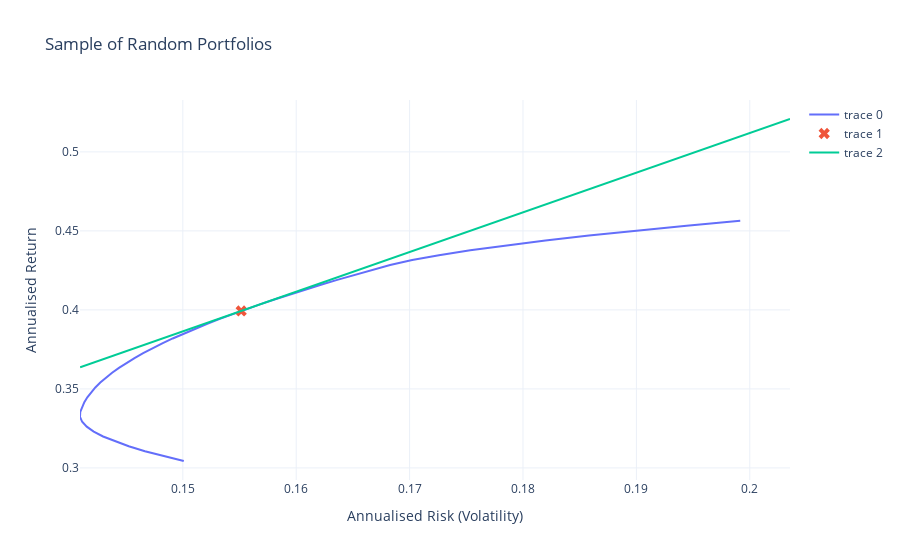

The notebook cell saved with this chart:
### Code cell
fig = go.Figure()

fig.add_trace(go.Scatter(
    x=target_stds, y=target_rs, mode="lines"
)

)
fig.add_trace(go.Scatter(x=[ptf_stats(optimal_sharpe_weights)['volatility']],y=[ptf_stats(optimal_sharpe_weights)['return']],marker=dict(symbol="x",size=10),mode="markers"))
fig.add_trace(go.Scatter(x=cx,y=(cml[0] + cml[1] * cx),mode="lines"))

#- Add title/labels
fig.update_layout(template='plotly_white',
                  xaxis=dict(title='Annualised Risk (Volatility)'),
                  yaxis=dict(title='Annualised Return'),
                  title='Sample of Random Portfolios',
                  coloraxis_colorbar=dict(title="Sharpe Ratio"))
